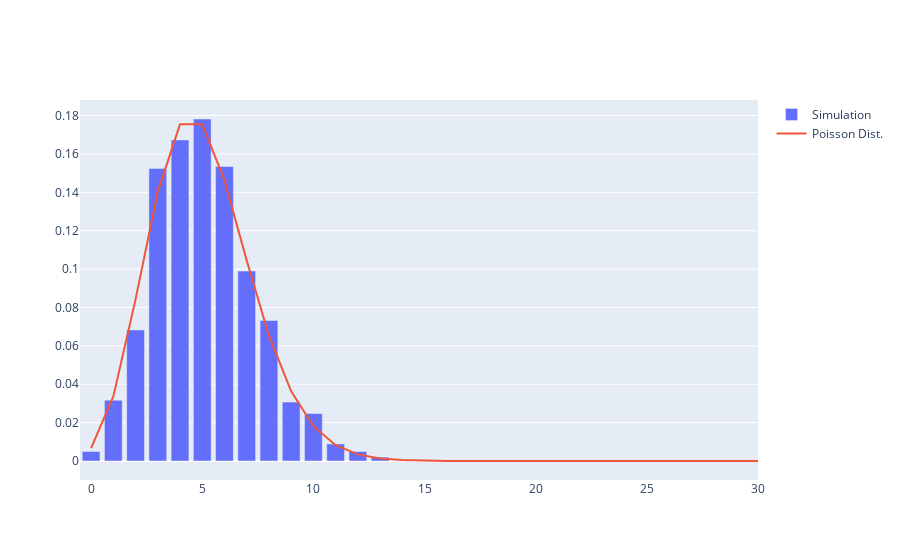

Write notebook code for a chart like this one.
### Code cell
fig = go.Figure()
fig.add_trace(go.Bar(y=PoissonRVList[:maxPoissonX], name='Simulation'))
fig.add_trace(go.Scatter(x=xList, y=yList, mode='lines', name='Poisson Dist.'))
fig.show()

### Figure 1 — Plotly figure (JSON) as saved in the notebook; plotly's stock layout.template omitted (floating-point values rounded to 4 significant figures)
{"data": [{"name": "Simulation", "type": "bar", "y": [0.00495, 0.03168, 0.06832, 0.1525, 0.1673, 0.1782, 0.1535, 0.09901, 0.07327, 0.03069, 0.02475, 0.008911, 0.00495, 0.00198, 0, 0, 0, 0, 0, 0, 0, 0, 0, 0, 0, 0, 0, 0, 0, 0]}, {"mode": "lines", "name": "Poisson Dist.", "type": "scatter", "x": [0, 1, 2, 3, 4, 5, 6, 7, 8, 9, 10, 11, 12, 13, 14, 15, 16, 17, 18, 19, 20, 21, 22, 23, 24, 25, 26, 27, 28, 29, 30], "y": [0.006738, 0.03369, 0.08422, 0.1404, 0.1755, 0.1755, 0.1462, 0.1044, 0.06528, 0.03627, 0.01813, 0.008242, 0.003434, 0.001321, 0.0004717, 0.0001572, 4.914e-05, 1.445e-05, 4.015e-06, 1.056e-06, 2.641e-07, 6.289e-08, 1.429e-08, 3.107e-09, 6.473e-10, 1.295e-10, 2.49e-11, 4.61e-12, 8.233e-13, 1.419e-13, 2.366e-14]}], "layout": {}}
